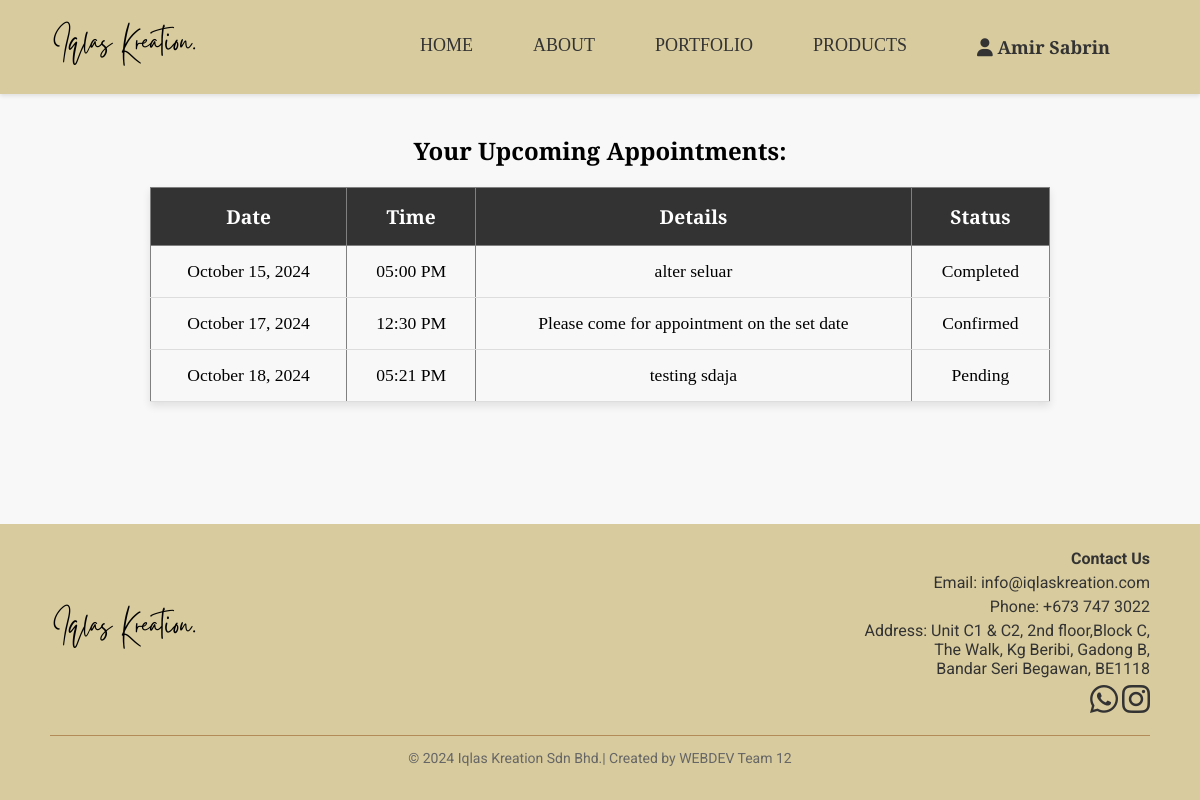
Before: /dashboard.php (signed in) with the older database file.
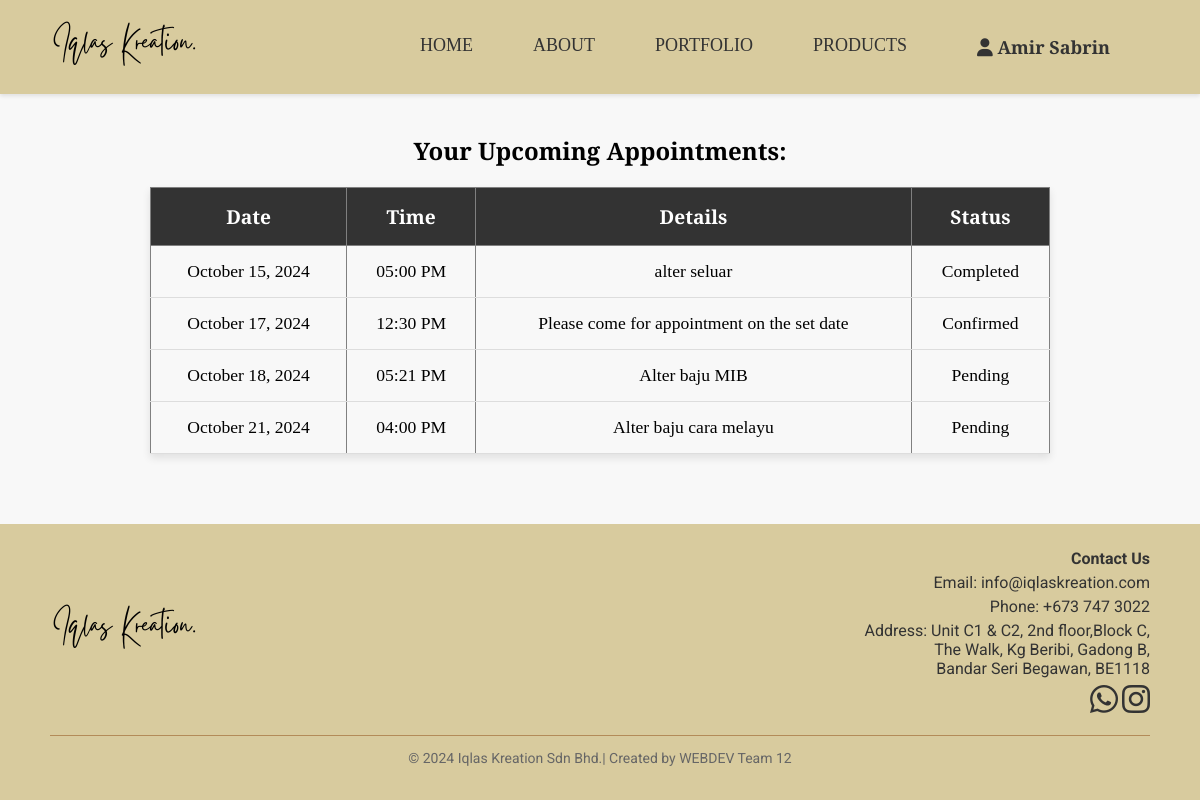
After: the same page with the newer database file.
### tables this page shows
CREATE TABLE `appointments` (
  `id` int(11) NOT NULL,
  `user_id` int(11) DEFAULT NULL,
  `appointment_date` date DEFAULT NULL,
  `appointment_time` time DEFAULT NULL,
  `status` varchar(50) DEFAULT 'Pending',
  `details` text DEFAULT NULL
);

### Functions/Ambil_Appointment.php (called while the page is built)
<?php
include 'database/db.php';
$user_id = $_SESSION['user_id'];
$query = "SELECT *
          FROM appointments
          WHERE user_id = ?
          ORDER BY appointment_date ASC, appointment_time ASC";
if ($stmt = $conn->prepare($query)) {
    $stmt->bind_param("i", $user_id);
    $stmt->execute();
    $result = $stmt->get_result();
} else {
    echo "Error: " . $conn->error;
    exit();
}
?>

### dashboard.php (the view, shortened to what this page needs)
<!DOCTYPE html>
<html lang="en">
<head>
  <link rel="stylesheet" href="css/style.css">
</head>
<body>
<?php include 'includes/header.php' ?>
<div class="dashboard-container">
      <h2>Your Upcoming Appointments: </h2>
      <?php include 'Functions/Ambil_Appointment.php'; ?>
      <?php if ($result && $result->num_rows > 0): ?>
        <table class="appointment-meja" border="1" cellpadding="10" cellspacing="0">
            <tr>
                <th>Date</th>
                <th>Time</th>
                <th>Details</th>
                <th>Status</th>
            </tr>
            <?php while ($row = $result->fetch_assoc()): ?>
            <tr>
                <td><?php echo date('F d, Y', strtotime($row['appointment_date'])); ?></td>
                <td><?php echo date('h:i A', strtotime($row['appointment_time'])); ?></td>
                <td><?php echo htmlspecialchars($row['details']); ?></td>
                <td><?php echo htmlspecialchars($row['status']); ?></td>
            </tr>
            <?php endwhile; ?>
        </table>
    <?php else: ?>
        <p>No upcoming appointments found.</p>
    <?php endif; ?>
</div>
  <?php include 'includes/footer.php'; ?>
</body>
</html>

Changed rows visible on the page:
changed appointments "05:21 PM": details "testing sdaja" → "Alter baju MIB"
added appointments: appointment_date "October 21, 2024", appointment_time "04:00 PM", details "Alter baju cara melayu", status "Pending"
